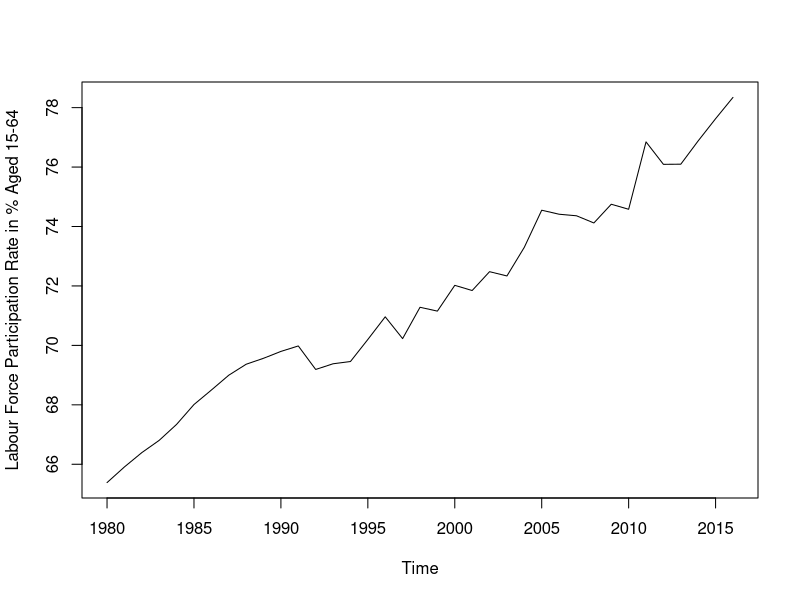

The R script that drew this image: (Note: this script raises an error after producing the figure.)
getwd()
setwd("C:/Users/lenovo/Desktop/learn/R/")
getwd()

# Data for Singapore (Credits: gapminder.org)
# Labour Participation Rate % (15-64)

singapore <- c(
  65.383, 65.91, 66.392, 66.805, 67.342, 68.01, 68.497, 68.996, 
  69.365, 69.566, 69.797, 69.981, 69.19, 69.381, 69.457, 70.199, 
  70.961, 70.228, 71.282, 71.153, 72.02, 71.846, 72.48, 72.336, 
  73.301, 74.548, 74.413, 74.361, 74.119, 74.749, 74.58, 76.847, 
  76.092, 76.097, 76.882, 77.627, 78.344
)
singapore= ts(singapore, start=1980)
plot(singapore, ylab= "Labour Force Participation Rate in % Aged 15-64")

# Exponential smoothing with holt

library(forecast)
holttrend = holt(singapur, h = 5)
summary(holttrend)
plot(holttrend)
plot(holt(singapore, h = 5, damped = T, phi = 0.8)) # Damped Holt trend

# Arima auto generated 
singaporearima= auto.arima(singapore)
summary(singaporearima)
plot(forecast(singaporearima, h = 5))

# Exact calculation of Arima parameters 
auto.arima(singapore, stepwise=F, approximation=F)

# Comparision of the models 
holttrend=holt(singapore,h=10)
holtdamped= holt(singapore, h=10, damped= T)
arimafore= forecast(auto.arima(singapore), h=10)

library(ggplot2)
autoplot(singapore) +
  forecast::autolayer(holttrend$mean, series = "Holt Linear Trend") +
  forecast::autolayer(holtdamped$mean, series = "Holt Damped Trend") +
  forecast::autolayer(arimafore$mean, series = "ARIMA") +
  xlab("year") + ylab("Labour Force Participation Rate Age 15-64") + 
  guides(colour=guide_legend(title="Forecast Method")) + theme(legend.position = c(0.8, 0.2)) +
  ggtitle("Singapore") + theme(plot.title=element_text(family="Times", hjust = 0.5, color = "blue",
                                                      face="bold", size=15))
